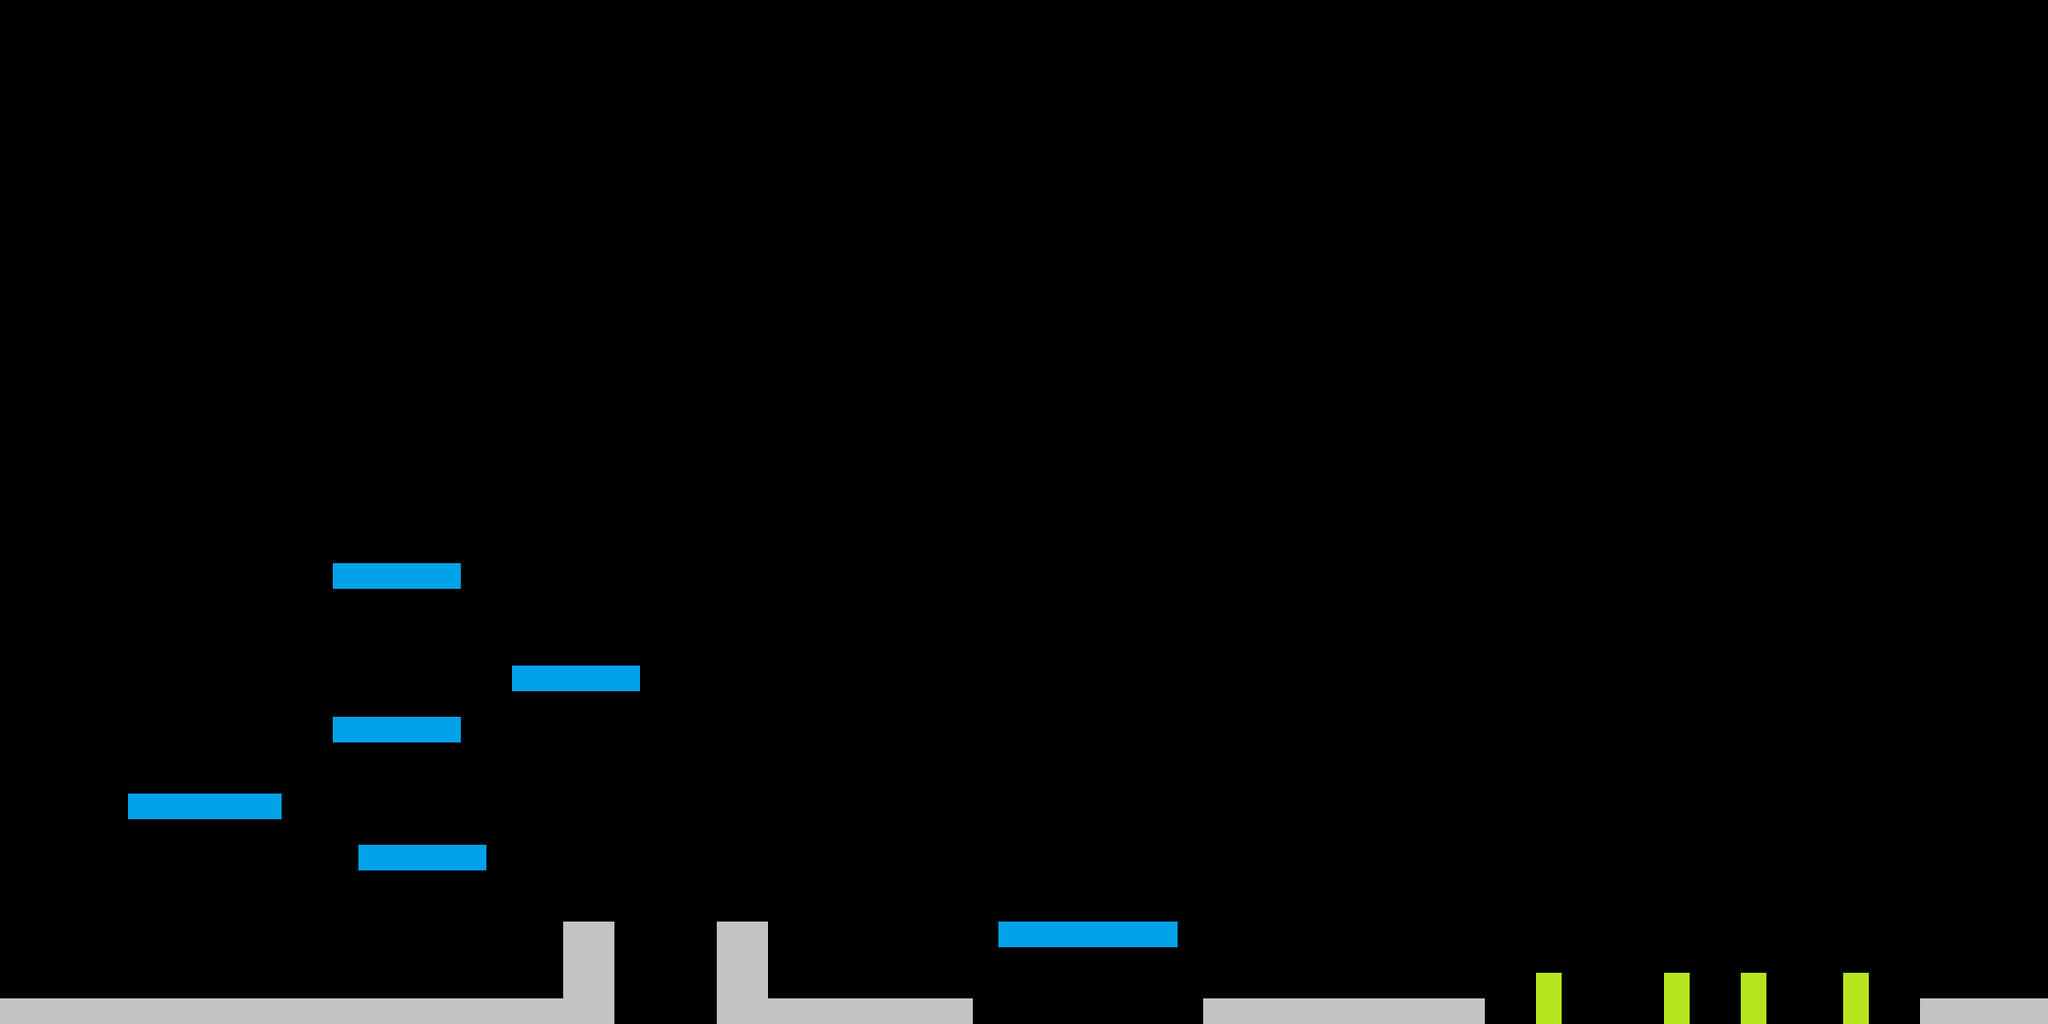

Tiled map render using the project's own tile images. Description and the map definition, with tile-layer contents summarised, below:
An orthogonal 80x40 tile map with 32x32 px tiles, 1 tile layer (platforms) and 29 objects (16x platform, 4x reverse, 3x wall, 3x enemy, death, ...).

<map version="1.2" tiledversion="1.2.3" orientation="orthogonal" renderorder="right-down" width="80" height="40" tilewidth="32" tileheight="32" infinite="0" nextlayerid="12" nextobjectid="37">
 <tileset firstgid="1" name="tileset" tilewidth="32" tileheight="32" tilecount="3" columns="3">
  <image source="tileset.png" trans="ffffff" width="96" height="32" />
 </tileset>
 <layer id="3" name="platforms" width="80" height="40">
  <data>[3200 cells, 103 non-empty, 3 distinct tile ids]</data>
 </layer>
 <objectgroup color="#ff7800" id="6" name="platforms">
  <properties>
   <property name="collision" value="t" />
  </properties>
  <object id="1" name="platform" type="platform" x="0" y="1248" width="704" height="32">
   <properties>
    <property name="collision" value="t" />
   </properties>
  </object>
  <object id="3" name="platform" type="platform" x="960" y="1248" width="256" height="32">
   <properties>
    <property name="collision" value="tr" />
   </properties>
  </object>
  <object id="4" name="platform" type="platform" x="1502" y="1247.33" width="352" height="30.6667">
   <properties>
    <property name="collision" value="tlr" />
   </properties>
  </object>
  <object id="5" name="platform" type="platform" x="704" y="1152" width="64" height="128">
   <properties>
    <property name="collision" value="tlr" />
   </properties>
  </object>
  <object id="6" name="platform" type="platform" x="894" y="1152" width="64" height="128">
   <properties>
    <property name="collision" value="tlr" />
   </properties>
  </object>
  <object id="7" name="platform" type="platform" x="1249.33" y="1153.33" width="222.667" height="30.6667">
   <properties>
    <property name="collision" value="tlr" />
   </properties>
  </object>
  <object id="10" name="platform" type="platform" x="1919.33" y="1214" width="33.3333" height="63.9997">
   <properties>
    <property name="collision" value="tlr" />
   </properties>
  </object>
  <object id="11" name="platform" type="platform" x="2080.67" y="1216" width="33.3333" height="63.9997">
   <properties>
    <property name="collision" value="tlr" />
   </properties>
  </object>
  <object id="12" name="platform" type="platform" x="2174" y="1216" width="33.3333" height="63.9997">
   <properties>
    <property name="collision" value="tlr" />
   </properties>
  </object>
  <object id="13" name="platform" type="platform" x="2303.33" y="1214.67" width="33.3333" height="63.9997">
   <properties>
    <property name="collision" value="tlr" />
   </properties>
  </object>
  <object id="14" name="platform" type="platform" x="2397.33" y="1244.67" width="162.667" height="33.3334">
   <properties>
    <property name="collision" value="tlr" />
   </properties>
  </object>
  <object id="15" name="platform" type="platform" x="447.879" y="1056.36" width="158.667" height="30.6667">
   <properties>
    <property name="collision" value="tlrb" />
   </properties>
  </object>
  <object id="16" name="platform" type="platform" x="159.667" y="991.667" width="192.667" height="30.6667">
   <properties>
    <property name="collision" value="tlr" />
   </properties>
  </object>
  <object id="17" name="platform" type="platform" x="416.667" y="895.667" width="158.667" height="30.6667">
   <properties>
    <property name="collision" value="tlr" />
   </properties>
  </object>
  <object id="18" name="platform" type="platform" x="641.667" y="831.667" width="158.667" height="30.6667">
   <properties>
    <property name="collision" value="tlr" />
   </properties>
  </object>
  <object id="19" name="platform" type="platform" x="416.667" y="704.667" width="158.667" height="30.6667">
   <properties>
    <property name="collision" value="tlr" />
   </properties>
  </object>
 </objectgroup>
 <objectgroup id="8" name="walls">
  <object id="20" name="wall_left" type="wall" x="-63.6364" y="-12.1212" width="60.6061" height="1290.91">
   <properties>
    <property name="collision" value="r" />
   </properties>
  </object>
  <object id="23" name="wall_right" type="wall" x="2560.61" y="-12.1217" width="60.6061" height="1290.91">
   <properties>
    <property name="collision" value="l" />
   </properties>
  </object>
  <object id="25" name="wall_bottom" type="death" x="-66.6667" y="1281.82" width="2690.91" height="72.7282">
   <properties>
    <property name="collision" value="t" />
   </properties>
  </object>
  <object id="26" name="wall_top" type="wall" x="-66.6671" y="-78.7883" width="2690.91" height="72.7282">
   <properties>
    <property name="collision" value="b" />
   </properties>
  </object>
 </objectgroup>
 <objectgroup color="#ff0000" id="9" name="enemies">
  <object id="28" name="enemy" x="480.424" y="1108.91" width="32" height="128">
   <properties>
    <property name="patrolling" type="bool" value="true" />
   </properties>
  </object>
  <object id="29" name="enemy" x="1054.67" y="1102.67" width="32" height="128">
   <properties>
    <property name="patrolling" type="bool" value="false" />
   </properties>
  </object>
  <object id="31" name="enemy" x="239" y="856" width="32" height="128" />
  <object id="32" name="enemy" type="shooting" x="708" y="697" width="32" height="128" />
 </objectgroup>
 <objectgroup color="#00ff00" id="11" name="blockers">
  <object id="33" name="blocker" type="reverse" x="1495" y="1038.36" width="17.303" height="209.091">
   <properties>
    <property name="collision" value="r" />
   </properties>
  </object>
  <object id="34" name="blocker" type="reverse" x="1843.79" y="1035.45" width="15.303" height="209.091">
   <properties>
    <property name="collision" value="l" />
   </properties>
  </object>
  <object id="35" name="blocker" type="reverse" x="342.379" y="1036.91" width="17.303" height="209.091">
   <properties>
    <property name="collision" value="r" />
   </properties>
  </object>
  <object id="36" name="blocker" type="reverse" x="686.318" y="1038" width="15.303" height="209.091">
   <properties>
    <property name="collision" value="l" />
   </properties>
  </object>
 </objectgroup>
 <objectgroup color="#0000ff" id="10" name="player">
  <object id="27" name="player" x="30.6667" y="1108.67" width="32" height="128" />
 </objectgroup>
</map>
